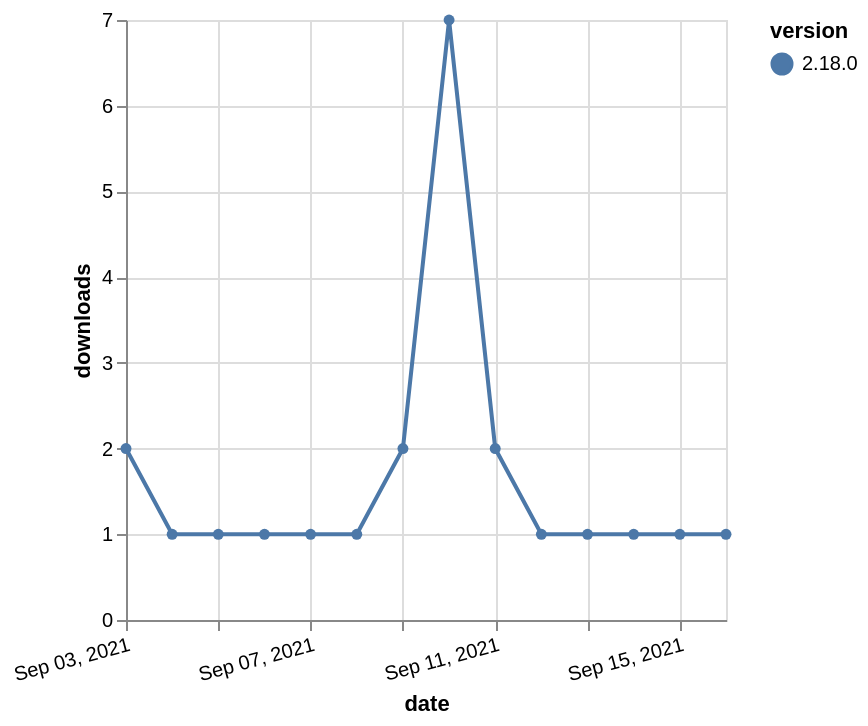

Source (Vega-Lite JSON):
### Vega-Lite specification from a JSON file in a GitHub repository (floating-point values rounded to 4 significant figures)
{"$schema": "https://vega.github.io/schema/vega-lite/v5.json", "description": "A simple bar chart with embedded data.", "data": {"values": [{"date": "2021-09-03", "total": 505, "delta": 2, "version": "2.18.0"}, {"date": "2021-09-04", "total": 506, "delta": 1, "version": "2.18.0"}, {"date": "2021-09-05", "total": 507, "delta": 1, "version": "2.18.0"}, {"date": "2021-09-06", "total": 508, "delta": 1, "version": "2.18.0"}, {"date": "2021-09-07", "total": 509, "delta": 1, "version": "2.18.0"}, {"date": "2021-09-08", "total": 510, "delta": 1, "version": "2.18.0"}, {"date": "2021-09-09", "total": 512, "delta": 2, "version": "2.18.0"}, {"date": "2021-09-10", "total": 519, "delta": 7, "version": "2.18.0"}, {"date": "2021-09-11", "total": 521, "delta": 2, "version": "2.18.0"}, {"date": "2021-09-12", "total": 522, "delta": 1, "version": "2.18.0"}, {"date": "2021-09-13", "total": 523, "delta": 1, "version": "2.18.0"}, {"date": "2021-09-14", "total": 524, "delta": 1, "version": "2.18.0"}, {"date": "2021-09-15", "total": 525, "delta": 1, "version": "2.18.0"}, {"date": "2021-09-16", "total": 526, "delta": 1, "version": "2.18.0"}]}, "width": "container", "mark": {"type": "line", "point": {"filled": true}}, "encoding": {"x": {"field": "date", "type": "temporal", "timeUnit": "yearmonthdate", "title": "date", "axis": {"labelAngle": -15}}, "y": {"field": "delta", "type": "quantitative", "title": "downloads"}, "color": {"field": "version", "type": "nominal"}, "tooltip": {"field": "delta"}}}
